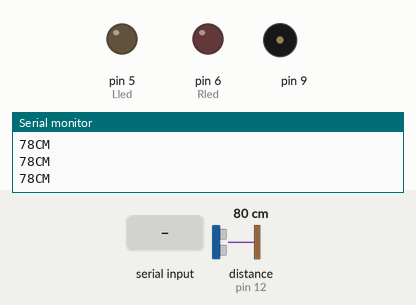
Recording of a sketch running on a simulated Arduino Uno, built with avr-gcc and run on an emulated ATmega328P. Parts: output pins drawn as LEDs (lit = HIGH), buzzer (waves = sounding), the last lines printed to the serial monitor. Wiring (inferred from the names in the program): ultrasonic range finder: trigger pin 13; echo pin 12. The test bench sets the inputs (shaded band); at power-on: distance to the obstacle (sensor on pin 12) 80 cm. The echo pulse lasts 58.3 µs per cm; pins used as bus, display or sensor lines are not drawn.

Above: at 1.2 s.
1.3 s: distance to the obstacle (sensor on pin 12) set to 16 cm
4.3 s: distance to the obstacle (sensor on pin 12) set to 12 cm
At 5.0 s:
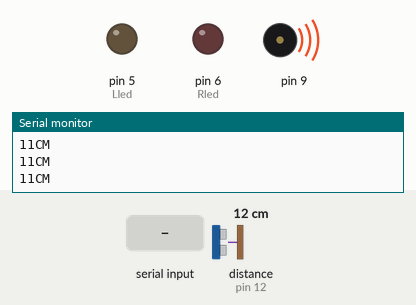
7.3 s: "l" received over the second serial link
At 7.7 s:
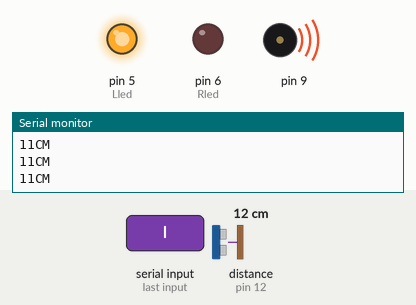
9.3 s: "r" received over the second serial link
At 9.7 s:
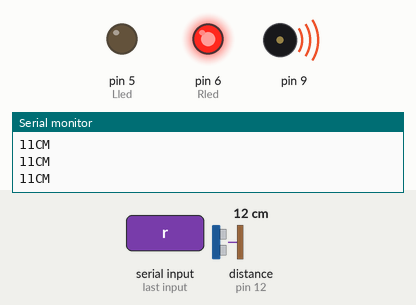
11.3 s: "s" received over the second serial link
At 11.7 s:
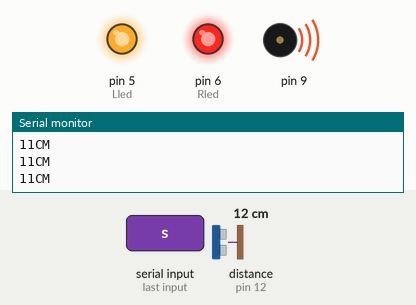
13.3 s: distance to the obstacle (sensor on pin 12) set to 18 cm
At 13.8 s:
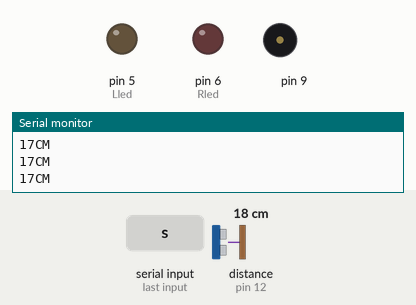
Timing chart, 0 to 15.8 s (numbered marks = the images above; inputs shaded):
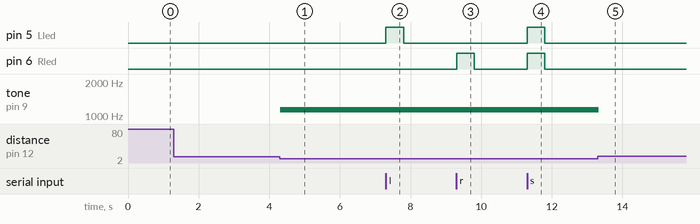

The sketch:

SmartHelmet.ino
```cpp
#include <TimerFreeTone.h>
#include <SoftwareSerial.h>
#define TX 2
#define RX 3
#define Lled 5
#define Rled 6
#define buzzer 9
#define echo 12
#define trig 13


SoftwareSerial BT(TX,RX); // 2번 TX, 3번 RX
unsigned long curtimemillis; // 현재 시간(밀리 초 단위)
unsigned long curtimemicros; // 현재 시간(마이크로 초 단위)
unsigned long ledtimer; // led 점등 시작 시간
unsigned long usstimer; // 초음파 센서 트리거 시간
const int interval = 500; // 0.5초

void setup(){
  Serial.begin(9600);
  BT.begin(9600);
  pinMode(Lled,OUTPUT);
  pinMode(Rled,OUTPUT);
  pinMode(trig,OUTPUT);
  pinMode(echo,INPUT);
  usstimer = micros();
}

void loop(){
curtimemillis = millis(); //현재 시간 동기화
curtimemicros = micros(); //현재 시간 동기화
char val;

  if(BT.available()){
    val = BT.read();
  Serial.println(val);
  //방향에 따른 LED 점등
  if(val=='l'){ //left
    digitalWrite(Lled, HIGH);
    ledtimer = millis();
    }
  else if(val=='r'){ //right
    digitalWrite(Rled, HIGH);
    ledtimer = millis();
    }
  else if(val=='s'){ //straight
    digitalWrite(Rled, HIGH);
    digitalWrite(Lled, HIGH);
    ledtimer = millis();
    }
  }

  if(Serial.available()){
    BT.write(Serial.read());
  }

  if(curtimemillis-ledtimer>=interval){ // 0.5초 지나면 LED 소등
    digitalWrite(Lled, LOW);
    digitalWrite(Rled, LOW);
  }
//----------------초음파 센서부 (10us 펄스 폭)------------------

  digitalWrite(trig,HIGH);
  usstimer = micros();
  if(curtimemicros-usstimer>=10){
    digitalWrite(trig,LOW);
  }

  unsigned long distance = pulseIn(echo,HIGH)*34000/1000000/2; //음속은 340m/s이므로 시간을 곱한 후 cm단위로 환산, 왕복하는데 걸린 시간이므로 2로 나눠줌
  Serial.print(distance);
  Serial.println("CM");

  //-----------------------------------버저 작동부--------------------------------------------
  //핀번호, 주파수, 지속시간(ms), 소리크기
 if(distance <= 12 && distance >= 11){
  TimerFreeTone(buzzer, 1136, 10,5);
  }
  else if(distance <= 10 && distance >= 9){
  TimerFreeTone(buzzer, 1276, 10,6);
  }
  else if(distance <= 8 && distance >= 7){
  TimerFreeTone(buzzer, 1432, 10,7);
  }
  else if(distance <= 6 && distance >= 5){
 TimerFreeTone(buzzer, 1517, 10,8);
  }
  else if(distance <= 4 && distance >= 3){
  TimerFreeTone(buzzer, 1703, 10,9);
  }
  else if (distance <= 2 && distance >= 1){
  TimerFreeTone(buzzer, 1911, 10,10);
  }

}
```

Measured:
- the behaviour switches between 14 and 13 cm on distance to the obstacle (sensor on pin 12) (found by bisection; images 0 and 1)
- after the input at 4.3 s, tone on pin 9: silent → 1136 Hz at once
- after the input at 7.3 s, pin 5 (Lled): LOW → HIGH at once, → LOW 0.50 s later
- after the input at 9.3 s, pin 6 (Rled): LOW → HIGH at once, → LOW 0.50 s later
- after the input at 11.3 s, pin 5 (Lled), pin 6 (Rled): LOW → HIGH at once, → LOW 0.50 s later
- after the input at 13.3 s, tone on pin 9: 1136 Hz → silent at once
